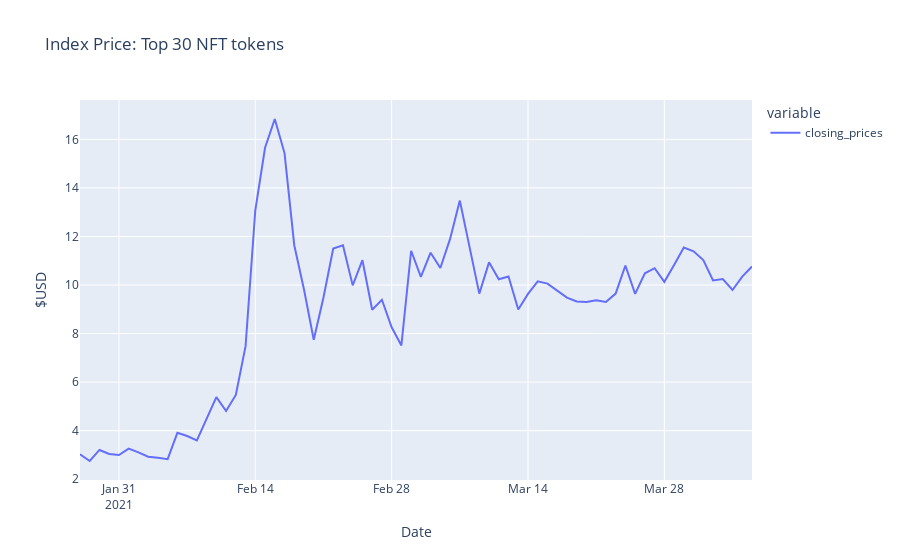

This figure's notebook cell:
### Code cell
daily_index_price_fig = px.line(daily_index_price,
                                title="Index Price: Top 30 NFT tokens",
                                labels={"value":"$USD", "index":"Date"}
                                )
daily_index_price_fig

### Figure 1 — Plotly figure (JSON) as saved in the notebook; plotly's stock layout.template omitted (floating-point values rounded to 4 significant figures)
{"data": [{"hovertemplate": "variable=closing_prices<br>Date=%{x}<br>$USD=%{y}<extra></extra>", "legendgroup": "closing_prices", "line": {"color": "#636efa", "dash": "solid"}, "mode": "lines", "name": "closing_prices", "orientation": "v", "showlegend": true, "type": "scatter", "x": ["2021-01-27", "2021-01-28", "2021-01-29", "2021-01-30", "2021-01-31", "2021-02-01", "2021-02-02", "2021-02-03", "2021-02-04", "2021-02-05", "2021-02-06", "2021-02-07", "2021-02-08", "2021-02-09", "2021-02-10", "2021-02-11", "2021-02-12", "2021-02-13", "2021-02-14", "2021-02-15", "2021-02-16", "2021-02-17", "2021-02-18", "2021-02-19", "2021-02-20", "2021-02-21", "2021-02-22", "2021-02-23", "2021-02-24", "2021-02-25", "2021-02-26", "2021-02-27", "2021-02-28", "2021-03-01", "2021-03-02", "2021-03-03", "2021-03-04", "2021-03-05", "2021-03-06", "2021-03-07", "2021-03-08", "2021-03-09", "2021-03-10", "2021-03-11", "2021-03-12", "2021-03-13", "2021-03-14", "2021-03-15", "2021-03-16", "2021-03-17", "2021-03-18", "2021-03-19", "2021-03-20", "2021-03-21", "2021-03-22", "2021-03-23", "2021-03-24", "2021-03-25", "2021-03-26", "2021-03-27", "2021-03-28", "2021-03-29", "2021-03-30", "2021-03-31", "2021-04-01", "2021-04-02", "2021-04-03", "2021-04-04", "2021-04-05", "2021-04-06"], "xaxis": "x", "y": [3.029, 2.749, 3.205, 3.042, 2.997, 3.259, 3.105, 2.926, 2.879, 2.824, 3.909, 3.777, 3.595, 4.5, 5.384, 4.81, 5.472, 7.481, 13.08, 15.65, 16.84, 15.43, 11.64, 9.813, 7.746, 9.485, 11.5, 11.64, 9.985, 11.02, 8.98, 9.392, 8.261, 7.51, 11.41, 10.33, 11.33, 10.7, 11.9, 13.48, 11.59, 9.645, 10.93, 10.24, 10.35, 8.988, 9.634, 10.15, 10.06, 9.76, 9.482, 9.323, 9.302, 9.37, 9.301, 9.648, 10.8, 9.637, 10.48, 10.69, 10.13, 10.83, 11.54, 11.39, 11.03, 10.19, 10.25, 9.795, 10.35, 10.76], "yaxis": "y"}], "layout": {"autosize": true, "legend": {"title": {"text": "variable"}, "tracegroupgap": 0}, "title": {"text": "Index Price: Top 30 NFT tokens"}, "xaxis": {"anchor": "y", "autorange": true, "domain": [0, 1], "range": ["2021-01-27", "2021-04-06"], "title": {"text": "Date"}, "type": "date"}, "yaxis": {"anchor": "x", "autorange": true, "domain": [0, 1], "range": [1.966, 17.62], "title": {"text": "$USD"}, "type": "linear"}}}
